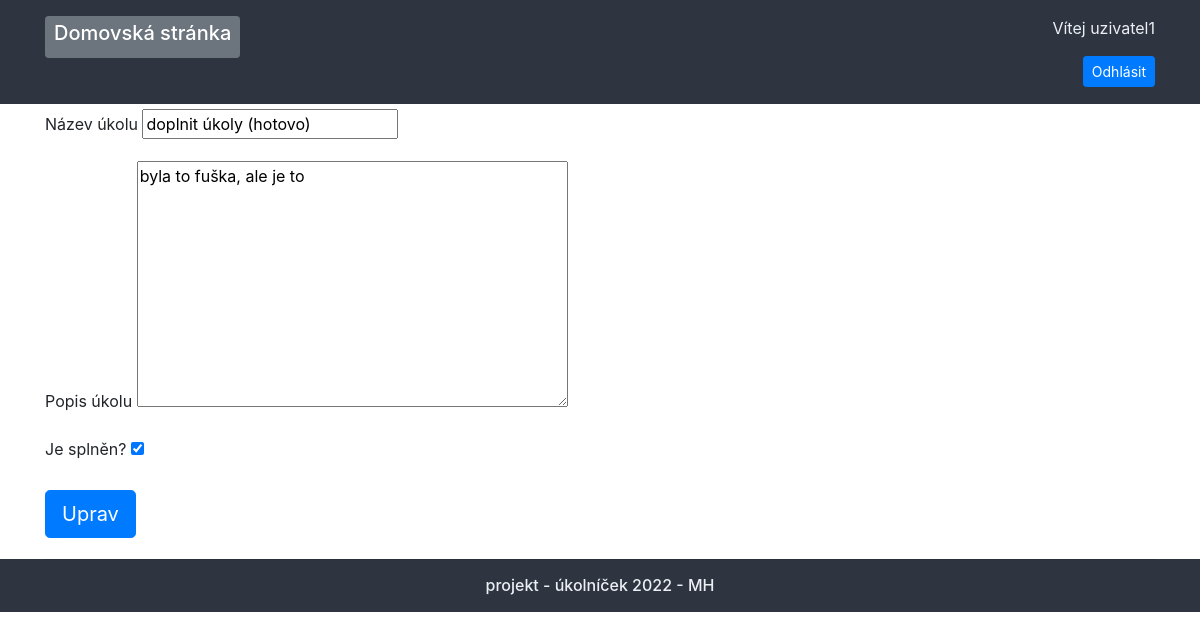
Page /profile/update/8 (signed in) on the committed database.
### base/models.py (models this page shows, shortened)
class Task(models.Model):
    user = models.ForeignKey(User, on_delete=models.CASCADE)
    name = models.CharField(max_length=100)
    description = models.TextField(max_length=200, null=True, blank=True)
    finished = models.BooleanField(default=False)
    class Meta:
        ordering = ['finished'] ## nejdřív nedokončený, obráceně -finished

### base/views.py (the view, shortened to what this page needs)
# urls.py: path('profile/update/<int:pk>', views.updateTask, name="update-task"),
@login_required(login_url='home')
def updateTask(request, pk):
    user = request.user
    task = Task.objects.get(id=pk)
    if checkUser(task.user, request.user):
        return render(request, 'base/error.html', {'user': task.user})
    form = TaskForm(instance=task)
    data = {'task': task, 'user': user, 'form': form}
    return render(request, 'base/task_update.html', data)

### base/forms.py
class TaskForm(ModelForm):
    class Meta:
        model = Task
        fields = ['name', 'description', 'finished']

### base/views.py (called while the page is built)
def checkUser(userPage, userLogged):
    if userPage != userLogged:
        return True

### base/templates/base/task_update.html (shortened to what this page needs)
{% extends 'main.html' %}
{% block content %}
<div class="container">
    <div class="form">
        <form method="POST" action="">
            <div class="form-group">
                <label>Název úkolu</label>
                {{form.name}}
            </div>
            <div class="form-group">
                <label>Popis úkolu</label>
                {{form.description}}
            </div>
            <div class="form-group">
                <label>Je splněn?</label>
                {{form.finished}}
            </div>
            <input type="submit" value="Uprav" class="btn btn-primary btn-lg"/>
        </form>
    </div>
</div>
{% endblock %}

### templates/navbar.html (shortened to what this page needs)
<header>
    <nav class="pt-3">
        <div class="container" id="navbar_menu">
            <div id="btn-domu">
                <a href="/" class="btn btn-secondary btn-sm">
                    <h5>Domovská stránka</h5>
                </a>
            </div>
            <div class="text-right">
                {% if request.user.is_authenticated %}
                    <p>Vítej {{request.user}}</p>
                    <a href="{% url 'logout' %}" class="btn btn-primary btn-sm">Odhlásit</a>
                {% endif %}
            </div>
        </div>
    </nav>
</header>

### static/css/style.css (style rules this page uses)
nav { background-color: #2e3440; color: #eceff4; }
input { margin: 0.33rem 0; }
#navbar_menu { display: grid; grid-template-columns: 1fr 1fr; }

### rows in the picture
Task: name "doplnit úkoly (hotovo)", description "byla to fuška, ale je to", finished "☑"

### other values in the picture
{{ request.user }} "uzivatel1"
